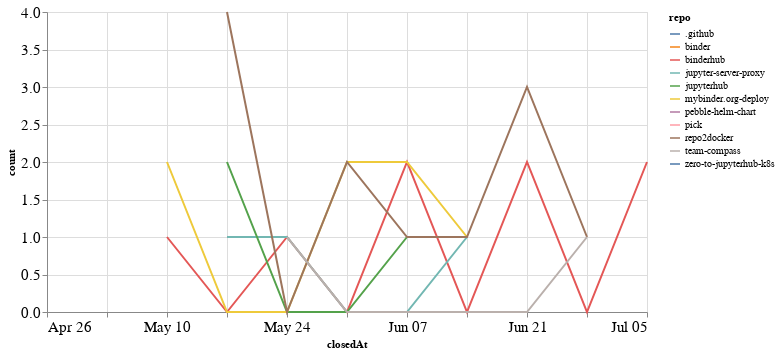

Notebook code cell kept with this figure:
### Code cell
closed_by_time = closed_by.groupby('repo').resample('W', on='closedAt').count()['author'].reset_index()
closed_by_time = closed_by_time.rename(columns={'author': 'count'})

alt.Chart(closed_by_time, width=600).mark_line().encode(
    x='closedAt',
    y='count',
    color='repo',
    tooltip="repo"
)

### Figure 1 — Vega-Lite specification as saved in the notebook (floating-point values rounded to 4 significant figures)
{"config": {"axisLeft": {"labelFontSize": 15}, "axisBottom": {"labelFontSize": 15}}, "data": {"name": "data-34cf49592194f7fb5c59d4718e65e13b"}, "mark": "line", "encoding": {"color": {"type": "nominal", "field": "repo"}, "tooltip": {"type": "nominal", "field": "repo"}, "x": {"type": "temporal", "field": "closedAt"}, "y": {"type": "quantitative", "field": "count"}}, "width": 600, "$schema": "https://vega.github.io/schema/vega-lite/v4.8.1.json", "datasets": {"data-34cf49592194f7fb5c59d4718e65e13b": [{"repo": ".github", "closedAt": "2020-05-24T00:00:00", "count": 1}, {"repo": "binder", "closedAt": "2020-06-21T00:00:00", "count": 1}, {"repo": "binderhub", "closedAt": "2020-05-10T00:00:00", "count": 1}, {"repo": "binderhub", "closedAt": "2020-05-17T00:00:00", "count": 0}, {"repo": "binderhub", "closedAt": "2020-05-24T00:00:00", "count": 1}, {"repo": "binderhub", "closedAt": "2020-05-31T00:00:00", "count": 0}, {"repo": "binderhub", "closedAt": "2020-06-07T00:00:00", "count": 2}, {"repo": "binderhub", "closedAt": "2020-06-14T00:00:00", "count": 0}, {"repo": "binderhub", "closedAt": "2020-06-21T00:00:00", "count": 2}, {"repo": "binderhub", "closedAt": "2020-06-28T00:00:00", "count": 0}, {"repo": "binderhub", "closedAt": "2020-07-05T00:00:00", "count": 2}, {"repo": "jupyter-server-proxy", "closedAt": "2020-05-17T00:00:00", "count": 1}, {"repo": "jupyter-server-proxy", "closedAt": "2020-05-24T00:00:00", "count": 1}, {"repo": "jupyter-server-proxy", "closedAt": "2020-05-31T00:00:00", "count": 0}, {"repo": "jupyter-server-proxy", "closedAt": "2020-06-07T00:00:00", "count": 0}, {"repo": "jupyter-server-proxy", "closedAt": "2020-06-14T00:00:00", "count": 1}, {"repo": "jupyterhub", "closedAt": "2020-05-17T00:00:00", "count": 2}, {"repo": "jupyterhub", "closedAt": "2020-05-24T00:00:00", "count": 0}, {"repo": "jupyterhub", "closedAt": "2020-05-31T00:00:00", "count": 0}, {"repo": "jupyterhub", "closedAt": "2020-06-07T00:00:00", "count": 1}, {"repo": "mybinder.org-deploy", "closedAt": "2020-05-10T00:00:00", "count": 2}, {"repo": "mybinder.org-deploy", "closedAt": "2020-05-17T00:00:00", "count": 0}, {"repo": "mybinder.org-deploy", "closedAt": "2020-05-24T00:00:00", "count": 0}, {"repo": "mybinder.org-deploy", "closedAt": "2020-05-31T00:00:00", "count": 2}, {"repo": "mybinder.org-deploy", "closedAt": "2020-06-07T00:00:00", "count": 2}, {"repo": "mybinder.org-deploy", "closedAt": "2020-06-14T00:00:00", "count": 1}, {"repo": "pebble-helm-chart", "closedAt": "2020-06-07T00:00:00", "count": 1}, {"repo": "pick", "closedAt": "2020-06-14T00:00:00", "count": 1}, {"repo": "repo2docker", "closedAt": "2020-05-17T00:00:00", "count": 4}, {"repo": "repo2docker", "closedAt": "2020-05-24T00:00:00", "count": 0}, {"repo": "repo2docker", "closedAt": "2020-05-31T00:00:00", "count": 2}, {"repo": "repo2docker", "closedAt": "2020-06-07T00:00:00", "count": 1}, {"repo": "repo2docker", "closedAt": "2020-06-14T00:00:00", "count": 1}, {"repo": "repo2docker", "closedAt": "2020-06-21T00:00:00", "count": 3}, {"repo": "repo2docker", "closedAt": "2020-06-28T00:00:00", "count": 1}, {"repo": "team-compass", "closedAt": "2020-05-24T00:00:00", "count": 1}, {"repo": "team-compass", "closedAt": "2020-05-31T00:00:00", "count": 0}, {"repo": "team-compass", "closedAt": "2020-06-07T00:00:00", "count": 0}, {"repo": "team-compass", "closedAt": "2020-06-14T00:00:00", "count": 0}, {"repo": "team-compass", "closedAt": "2020-06-21T00:00:00", "count": 0}, {"repo": "team-compass", "closedAt": "2020-06-28T00:00:00", "count": 1}, {"repo": "zero-to-jupyterhub-k8s", "closedAt": "2020-04-26T00:00:00", "count": 1}]}}
